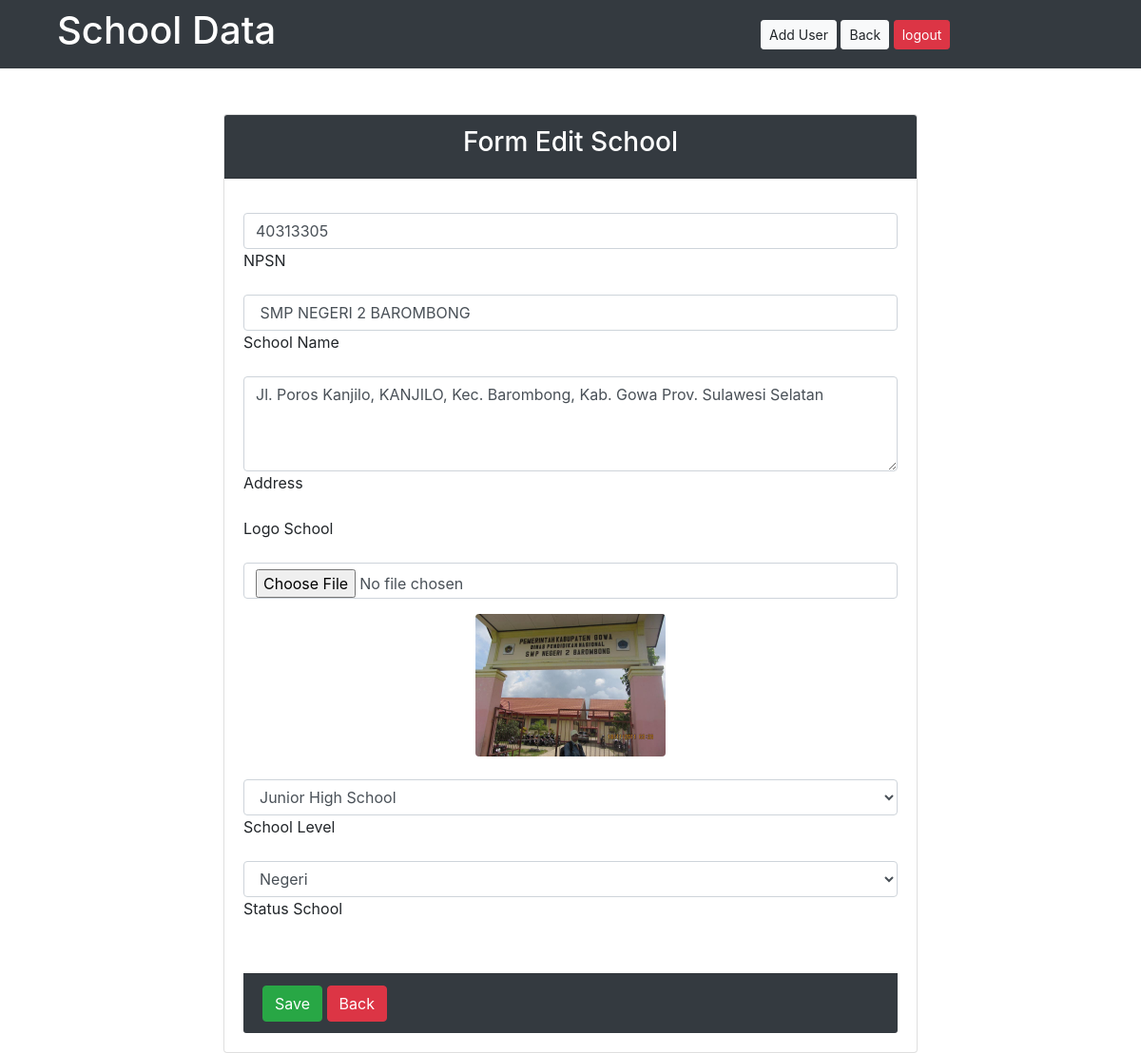
The page /index.php?page=edit-school&id=2 (signed in) on the database its author committed.
### tables this page shows
CREATE TABLE `school_tb` (
  `id` int(11) NOT NULL,
  `NPSN` varchar(20) NOT NULL,
  `name_school` varchar(30) NOT NULL,
  `address` text NOT NULL,
  `logo_school` varchar(50) NOT NULL,
  `school_level` varchar(20) NOT NULL,
  `status_school` varchar(20) NOT NULL,
  `user_id` int(11) NOT NULL
);

### editschool.php (the view, shortened to what this page needs)
<?php
    $id = $_GET['id'];
    require_once 'koneksi.php';
$query = mysqli_query($db,"SELECT * FROM school_tb WHERE id='$id'");
 $data=mysqli_fetch_assoc($query);
?>
<div class="row justify-content-center">
    <div class="col-sm-8">
        <div class="card mt-5">
            <div class="card-header bg-dark text-center">
                <h3 style="color:white;">Form Edit School</h3>
            </div>
            <div class="card-body">
                <form action="" method="POST" enctype="multipart/form-data">
                    <div class="form-floating mb-3 mt-3">
                        <input type="text" id="floatingInput" value="<?=$data['NPSN']?>" class="form-control" placeholder="NPSN" name="npsn" required>
                        <label for="floatingInput">NPSN</label>
                    </div>
                    <div class="form-floating mb-3 mt-3">
                        <input type="text" id="floatingInput" value="<?=$data['name_school']?>" class="form-control" placeholder="School Name" name="nm_school" required>
                        <label for="floatingInput">School Name</label>
                    </div>
                    <div class="form-floating mb-3 mt-3">
                        <textarea type="text" id="floatingInput" value="" class="form-control" style="height: 100px;" placeholder="Address" name="address" required><?=$data['address']?></textarea>
                        <label for="floatingInput">Address</label>
                    </div>
                    <label for="floatingInput">Logo School</label>
                    <div class="form-floating mb-3 mt-3">
                        <input type="file" id="floatingInput" class="form-control" placeholder="Logo School" name="logo">
                        <div class="text-center p-2 mt-2">
                            <img src="assets/<?=$data['logo_school']?>" width="200px" class="rounded">
                        </div>
                    </div>
                   <div class="form-floating mb-3 mt-3">
                       <select  name="level" class="form-control" id="floatingInput">
                            <option value="<?=$data['school_level']?>"><?=$data['school_level']?></option>
                       </select>
                        <label for="floatingInput">School Level</label>
                    </div>
                    <div class="form-floating mb-5 mt-3">
                    <select  name="status" class="form-control" id="floatingInput">
                            <option value="<?=$data['status_school']?>"><?=$data['status_school']?></option>
                    </select>
                        <label for="floatingInput">Status School</label>
                    </div>
                    <div class="card-footer bg-dark">
                        <button type="submit" class="btn btn-success" name="simpan">Save</button>
                        <a href="index.php?page=details-school&id=<?=$data['id']?>" class="btn btn-danger">Back</a>
                    </div>
                </form>
            </div>
        </div>
    </div>
</div>

### rows shown on the page
school_tb: npsn "40313305", nm_school "SMP NEGERI 2 BAROMBONG", address "Jl. Poros Kanjilo, KANJILO, Kec. Barombong, Kab. Gowa Prov. Sulawesi Selatan", logo_school (picture), level "Junior High School", status "Negeri"
